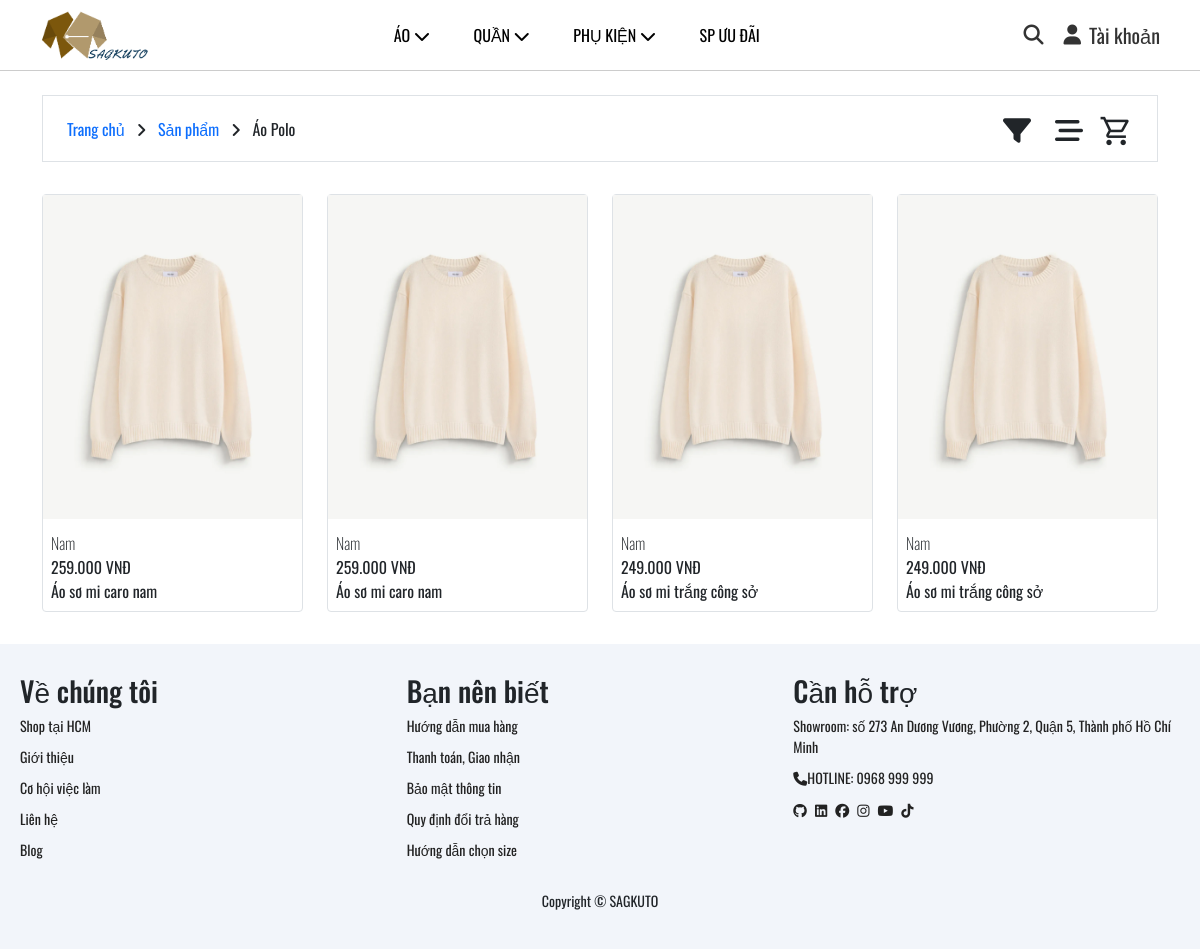
The app's page /index.php?page=sanpham&phanloai=aopolo with its own data.
### tables this page shows
CREATE TABLE `product_variants` (
  `variant_id` int(11) NOT NULL,
  `product_id` int(11) DEFAULT NULL,
  `image` varchar(255) DEFAULT NULL,
  `size` varchar(50) DEFAULT NULL,
  `stock` int(11) DEFAULT 0,
  `color_id` int(11) DEFAULT NULL
);

CREATE TABLE `products` (
  `product_id` int(11) NOT NULL,
  `name` varchar(255) NOT NULL,
  `description` text DEFAULT NULL,
  `category_id` int(11) DEFAULT NULL,
  `price` decimal(12,2) DEFAULT NULL,
  `rating_avg` float DEFAULT 0,
  `rating_count` int(11) DEFAULT 0,
  `sold_count` int(11) DEFAULT 0
);

### layout/phanloai.php (the view, shortened to what this page needs)
    <?php
    echo '<!DOCTYPE html>
    <html lang="en">
    <head>
        <meta charset="UTF-8">
        <meta name="viewport" content="width=device-width, initial-scale=1.0">
        <link href="https://cdn.jsdelivr.net/npm/bootstrap@5.3.3/dist/css/bootstrap.min.css" rel="stylesheet">
        <link rel="stylesheet" href="https://cdnjs.cloudflare.com/ajax/libs/font-awesome/6.7.2/css/all.min.css" />
        <title>sagkuto</title>
        <link rel="icon" type="./Images/png" href="../assets/img/logo_favicon/favicon.png">
        <link rel="stylesheet" href="../assets/fonts/font.css">
        <link rel="stylesheet" href="../assets/css/product.css">
        <link rel="stylesheet" href="../assets/css/footer.css">
        <link rel="stylesheet" href="https://fonts.googleapis.com/css2?family=Material+Symbols+Outlined:opsz,wght,FILL,GRAD@24,400,0,0&icon_names=shopping_cart" />
    </head>';
    ?>
    <?php
    echo '<section class="pt-4 pb-3">
    <div class="container-md">
        <div class="border py-2 px-4 d-flex align-items-center">
            <div class="me-auto">
                <p class="mb-0">
                    <a href="index.php" class="text-decoration-none link-primary aHover">
                        Trang chủ
                    </a>
                    <span class="mx-2">
                        <i class="fa-solid fa-angle-right"></i>
                    </span>
                    <span class="text-dark">
                    <a href="?page=sanpham" class="text-decoration-none link-primary aHover">
                        Sản phẩm
                    </a>
                    </span>
                    <span class="mx-2">
                        <i class="fa-solid fa-angle-right"></i>
                    </span>
                    <span class="text-dark">';
                    $phanloai = $_GET['phanloai'];
                    if($phanloai == 'ao')
                    {
                        echo 'Áo';
                    }else if($phanloai == 'quan')
                    {
                        echo 'Quần';
                    }else if($phanloai == 'aopolo')
                    {
                        echo 'Áo Polo';
                    }else if($phanloai == 'aosomi')
                    {
                        echo 'Áo Sơmi';
                    }else
                    {
                        echo 'Áo khoác';
                    }
                    echo '    </span>
                </p>
            </div>
            <div class="timkiemnangcao">
                    <div class="boloc">
                        <div class="position-relative">
                            <span class="fs-3"><i class="fa-solid fa-filter boloc_icon" id="filter-icon"></i></span>
                            <div class="filter_loc position-absolute text-bg-light end-md-100 end-0 rounded-1">
                                            <form action="index.php" method="GET">
                    <input type="hidden" name="page" value="sanpham">';
                        echo '
                                </form>
                            </div>
                        </div>
                    </div>
            </div>
            <div class="sort-box ms-4">
                <div class="position-relative">
                    <span class="fs-3">
                        <i class="fa-solid fa-bars-staggered" id="sort-icon"></i>
                    </span>';
                    $baseURL = "?page=sanpham&";
                    if (isset($_GET['phanloai'])) {
                        $baseURL .= "phanloai=" . $_GET['phanloai'] . "&";
                    }
            echo'
                    <div class="xacdinhZ_max sort-menu position-absolute text-bg-light end-100 rounded-1" id="sort-menu" style="width: 200px;">
                        <div class="p-3">
                            <p class="mb-0 fw-bold">Sắp xếp theo</p>
                            <a href="' . $baseURL . 'sapxep=giamdan">
                             <button class="btn btn-outline-secondary btn-sm mt-2 fs-6 w-100">
                                <span class="me-2"><i class="fa-solid fa-arrow-trend-down"></i></span> Giá giảm dần
                            </button>
                            </a>
                            <br>
                            <a href="' . $baseURL . 'sapxep=tangdan">
                            <button class="btn btn-outline-secondary btn-sm mt-2 fs-6 w-100">
                                <span class="me-2"><i class="fa-solid fa-arrow-trend-up"></i></span> Giá tăng dần
                            </button>
                            </a>
                        </div>
                    </div>
                </div>
            </div>
                                <div class="ms-3" style="margin-top: 10px;">
                <a href="/layout/cart.html" title="Giỏ hàng" class="text-dark">
                        <span class="material-symbols-outlined" style="font-size: 34px;">
                             shopping_cart
                        </span>
                    </a>
            </div>
        </div>
    </div>
</section>';
    ?>
    <?php
    $connection = mysqli_connect("localhost","root","","db_web_quanao",3306);
    $sort = isset($_GET['sapxep']) ? $_GET['sapxep'] : '';
    $qrySort = '';
    if($sort == 'tangdan')
    {
        $qrySort = 'ORDER BY price ASC';
    }else
    {
        $qrySort = 'ORDER BY price DESC';
    }
    mysqli_set_charset($connection, 'utf8');
    $limit = 8;
    $page = isset($_GET['page']) ? (int)$_GET['page'] : 1;
    if ($page < 1) $page = 1;
    $offset = ($page - 1) * $limit;
    $phanloaiA = ['ao' => 1,
                  'quan' => 2,
                  'aopolo' => 3,
                  'aosomi' => 4,
                  'aokhoac' => 5];
    $selectPhanloai =  $_GET['phanloai'] ?? null;
    if($selectPhanloai && isset($phanloaiA[$selectPhanloai]))
    {
        $where[] = "products.category_id = ". $phanloaiA[$selectPhanloai];
    }else
    {
        $where[] = "products.category_id = -1";
    }
$filterQuery = "";
if (count($where) > 0) {
    $filterQuery = "WHERE " . implode(" AND ", $where);
}
$quryDemSL = "SELECT COUNT(DISTINCT products.product_id) AS total
FROM products
JOIN product_variants ON products.product_id = product_variants.product_id
$filterQuery";
$demRs = mysqli_query($connection, $quryDemSL);
$totalRow = mysqli_fetch_assoc($demRs);
$totalSach = $totalRow['total'];
$totalPage = ceil($totalSach / $limit);
    $strSQL = "SELECT * FROM products
    JOIN product_variants ON products.product_id = product_variants.product_id
    $filterQuery $qrySort
    LIMIT $limit OFFSET $offset";
    $result = mysqli_query($connection, $strSQL);
    echo '
    <section>
    <div class="container-md">
    <div class="row">';
    while($row = mysqli_fetch_assoc($result))
    {
        $name = $row['name'];
        $gia = number_format($row['price'], 0, ',', '.');
        echo '
                <div class="xacdinhZ col-md-3 col-6 mt-3 effect_hover">
                        <div class="border rounded-1">
                            <a href="#" class="text-decoration-none text-dark ">
                                <img src="../assets/img/sanpham/sp1.jpg" alt="" class="img-fluid">
                                <div class="mt-2 p-2 pt-1">
                                    <div class="">
                                        <p class="mb-0 fw-lighter">Nam</p>
                                        <p class="mb-0">' . $gia . ' VNĐ</p>
                                        <p class="mb-0">' . $name . '</p>
                                    </div>
                                </div>
                            </a>
                        </div>
                </div>
    ';
    }
    if($totalPage == 1)
    {
        $paddingTest = 'py-3';
    }else
    {
        $paddingTest = 'py-0';
    }
    echo '<div class = "' . $paddingTest . '">
        </div>
    ';
    ?>
    <?php
    echo '
    </div>
    </div>
    </section>';
    ?>
    <?php
    echo '    <script src="../assets/js/xulyFIlter.js"></script>
        <script src="https://cdn.jsdelivr.net/npm/bootstrap@5.3.3/dist/js/bootstrap.bundle.min.js"></script>
    </body>
    </html>';
    ?>

### index.php (shortened to what this page needs)
<?php
    echo '<!DOCTYPE html>
<html lang="en">
<head>
    <meta charset="UTF-8">
    <meta name="viewport" content="width=device-width, initial-scale=1.0">
    <link rel="stylesheet" href="https://cdnjs.cloudflare.com/ajax/libs/font-awesome/6.7.2/css/all.min.css">
    <link href="https://cdn.jsdelivr.net/npm/bootstrap@5.3.3/dist/css/bootstrap.min.css" rel="stylesheet">
    <title>sagkuto</title>
    <link rel="icon" type="./Images/png" href="./assets/img/logo_favicon/favicon.png">
    <link rel="stylesheet" href="./assets/css/header.css">
    <link rel="stylesheet" href="./assets/css/slide.css">
    <link rel="stylesheet" href="./assets/css/footer.css">
    <link rel="stylesheet" href="./assets/fonts/font.css">
</head>
<body>';
?>
<?php
    include("./layout/header.php");
?>
<?php
    if(isset($_GET['page']))
    {
        $page = $_GET['page'];
        if(is_numeric($page))
        {
            include('./layout/product.php');
        }else
        {
            switch($page)
            {
                case 'sanpham':
                    if (isset($_GET['phanloai'])) {
                        include('./layout/phanloai.php');
                    } else {
                        include('./layout/product.php');
                    }
                    break;
            }
        }
    }else
    {
        include('./layout/home.php');
    }
?>
<?php
        include("./layout/footer.php");
?>

### layout/header.php (shortened to what this page needs)
<header class="header">
  <div class="logo_header">
    <img src="../assets/img/logo_favicon/logo.png" alt="SAGKUTO Logo">
  </div>
  <nav class="menu_header">
    <ul class="mb-0">
      <li>
        <a href="index.php?page=sanpham&phanloai=ao">ÁO <i class="fa-solid fa-chevron-down"></i></a>
      </li>
      <li>
        <a href="index.php?page=sanpham&phanloai=quan">QUẦN <i class="fa-solid fa-chevron-down"></i></a>
      </li>
      <li>
        <a href="index.php?page=sanpham&phanloai=phukien">PHỤ KIỆN <i class="fa-solid fa-chevron-down"></i></a>
      </li>
      <li><a href="index.php?page=sanpham&phanloai=uudai">SP ƯU ĐÃI</a></li>
    </ul>
  </nav>
  <div class="icon-group">
  <a href="search.html" class="icon"><i class="fa-solid fa-magnifying-glass"></i></a>
  <a href="User-form\Login_Form\Login_Form.php" class="icon account-link">
    <i class="fa-solid fa-user"></i>
    <span>Tài khoản</span>
  </a>
</div>
</header>

### layout/footer.php
<?php
echo '<footer class="section-p1">
    <div class="col">
        <img src="../assets/img/logo_favicon/logo.png" alt="logo-SAGKUTO">
    </div>
    <div class="col">
        <h3 class="fs-3">Về chúng tôi</h3>
        <a href="#">Shop tại HCM</a>
        <a href="#">Giới thiệu</a>
        <a href="#">Cơ hội việc làm</a>
        <a href="#">Liên hệ</a>
        <a href="#">Blog</a>
    </div>
    <div class="col">
        <h3 class="fs-3">Bạn nên biết</h3>
        <a href="#">Hướng dẫn mua hàng</a>
        <a href="#">Thanh toán, Giao nhận</a>
        <a href="#">Bảo mật thông tin</a>
        <a href="#">Quy định đổi trả hàng</a>
        <a href="#">Hướng dẫn chọn size</a>
    </div>
    <div class="col">
        <h3 class="fs-3">Cần hỗ trợ</h3>
        <a href="#">Showroom: số 273 An Dương Vương, Phường 2, Quận 5, Thành phố Hồ Chí Minh</a>
        <a href="#"><i class="fa-solid fa-phone"></i>HOTLINE: 0968 999 999</a>
        <div class="icon">
            <a href="https://github.com/"><i class="fa-brands fa-github"></i></a>
            <a href="https://www.linkedin.com/"><i class="fa-brands fa-linkedin"></i></a>
            <a href="https://www.facebook.com/"><i class="fab fa-facebook"></i></a>
            <a href="https://www.instagram.com/"><i class="fab fa-instagram"></i></a>
            <a href="https://www.youtube.com/"><i class="fab fa-youtube"></i></a>
            <a href="https://www.tiktok.com/"><i class="fa-brands fa-tiktok"></i></a>
        </div>
    </div>
    <div class="copyright">
        <p>Copyright © SAGKUTO</p>
    </div>
</footer>
';
?>

### assets/css/header.css (style rules this page uses)
.header { display: flex; justify-content: space-between; align-items: center; padding: 10px 40px; border-bottom: 1px solid #ccc; }
.logo_header { display: flex; align-items: center; }
.logo_header img { height: 50px; display: block; }
.menu_header ul { list-style: none; padding: 0; margin: 0; }
.menu_header ul li { position: relative; display: inline-block; margin-right: 20px; }
.menu_header ul li a { text-decoration: none; padding: 10px; display: block; color: black; transition: color 0.3s; }
.icon-group { display: flex; align-items: center; gap: 20px; font-size: 18px; color: black; }
.icon { color: #333; font-size: 20px; text-decoration: none; display: flex; align-items: center; gap: 8px; transition: color 0.2s; }
.icon i { line-height: 1; vertical-align: middle; }

### assets/css/footer.css (style rules this page uses)
footer { display: flex; flex-wrap: wrap; justify-content: space-between; background-color: #F2F5FA ; padding: 30px 20px; }
footer .col { display: flex; flex-direction: column; align-items: flex-start; margin-bottom: 20px; }
footer h3 { font-size: 20px; }
footer p { font-size: 14px; margin: 0 0 8px 0; }
footer a { font-size: 14px; text-decoration: none; color: #222; margin-bottom: 10px; }
footer .copyright { width: 100%; text-align: center; }

### assets/css/product.css (style rules this page uses)
#sort-icon { cursor: pointer; transition: transform 0.2s ease; }
.xacdinhZ, .effect_hover { position: static !important; z-index: auto !important; transform: none !important; }

### records on screen
product_variants: product.price "259.000", product.name "Áo sơ mi caro nam"
product_variants: product.price "259.000", product.name "Áo sơ mi caro nam"
product_variants: product.price "249.000", product.name "Áo sơ mi trắng công sở"
product_variants: product.price "249.000", product.name "Áo sơ mi trắng công sở"
